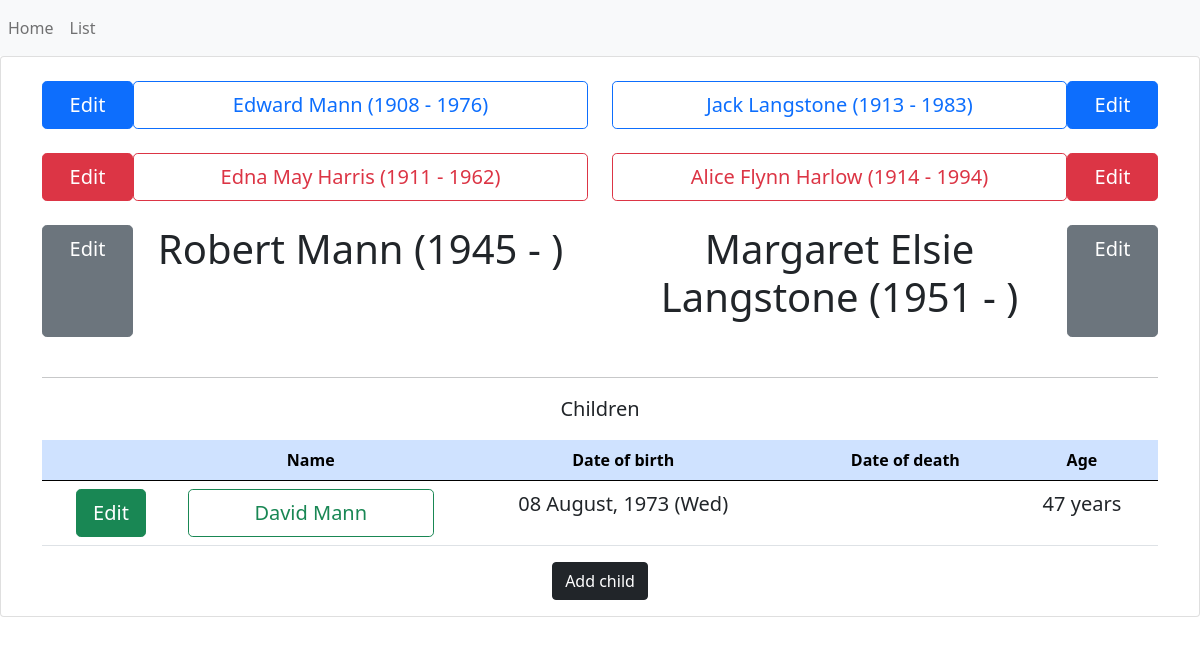
The app's page /family/3 with its own data.
### genealogy/models.py (models this page shows, shortened)
class Individual(db.Model):
    __tablename__ = "individual"
    id = db.Column(db.Integer, primary_key=True)
    forenames = db.Column(db.Text)
    surname = db.Column(db.Text)
    fullname = db.Column(db.Text)
    gender = db.Column(db.Text)
    dob = db.Column(db.Date)
    dod = db.Column(db.Date)
    age = db.Column(db.Integer)
    parents = db.relationship("Parents", secondary=FamilyLink.__table__)

### genealogy/individual/views.py (the view, shortened to what this page needs)
@app.route("/family/<parentsid>", methods=["GET", "POST"])
def show_family(parentsid):
    form = FamilyView()
    children = db.session.query(Individual) \
        .join(FamilyLink) \
        .filter(FamilyLink.parents_id == parentsid) \
        .filter(FamilyLink.individual_id == Individual.id)
    try:
        father = Individual.query.get(Parents.query.get(parentsid).father_id)
    except:
        father = None
    try:
        mother = Individual.query.get(Parents.query.get(parentsid).mother_id)
    except:
        mother = None
    try:
        patgrandfather = Individual.query.get(
            Individual.query.get(Parents.query.get(parentsid).father_id).parents[0].father_id)
    except:
        patgrandfather = None
    try:
        patgrandmother = Individual.query.get(
            Individual.query.get(Parents.query.get(parentsid).father_id).parents[0].mother_id)
    except:
        patgrandmother = None
    try:
        matgrandfather = Individual.query.get(
            Individual.query.get(Parents.query.get(parentsid).mother_id).parents[0].father_id)
    except:
        matgrandfather = None
    try:
        matgrandmother = Individual.query.get(
            Individual.query.get(Parents.query.get(parentsid).mother_id).parents[0].mother_id)
    except:
        matgrandmother = None
    return render_template("home.html", form=form, father=father, mother=mother, children=children,
                           patgrandfather=patgrandfather, patgrandmother=patgrandmother, matgrandfather=matgrandfather,
                           matgrandmother=matgrandmother)

### app.py (called while the page is built)
@app.template_filter()
def datedisplay(value, format='%d %B, %Y (%a)'):
    if value is None:
        return None
    return value.strftime(format)

### genealogy/individual/templates/home.html (shortened to what this page needs)
{% extends "base.html" %}
{% block content %}
<div class=class="container-fluid">
    <div class="card">
        <div class="card-deck mb-3 text-center">
            <form method="POST" class="col-md-12">
                <br>
                <div class="container">
                    <div class="row">
                        <div class="col-6 d-flex">
                            {% if patgrandfather %}
                            <a class="btn btn-primary btn-lg col-2" href="{{ url_for( 'edit', id=patgrandfather.id ) }}"
                               role="button">Edit</a>
                            <button type="submit" class="btn btn-outline-primary col-10 btn-lg"
                                    name="patgrandfatherfocus" value="focus">{% if patgrandfather.dob and patgrandfather.dod %}
                                {{ patgrandfather.fullname }} ({{ moment(patgrandfather.dob).format('YYYY') }} - {{ moment(patgrandfather.dod).format('YYYY') }})
                                {% elif patgrandfather.dob and patgrandfather.dod is none %}
                                {{ patgrandfather.fullname }} ({{ moment(patgrandfather.dob).format('YYYY') }} - )
                                {% elif patgrandfather.dob is none and patgrandfather.dod %}
                                {{ patgrandfather.fullname }} ( - {{ moment(patgrandfather.dod).format('YYYY') }})
                                {% elif patgrandfather.dob is none and patgrandfather.dod is none %}
                                {{ patgrandfather.fullname }} (    -    ){% endif %}</button>
                            {% endif %}
                        </div>
                        <div class="col-6 d-flex">
                            {% if matgrandfather %}
                            <button type="submit" class="btn btn-outline-primary col-10 btn-lg"
                                    name="matgrandfatherfocus" value="focus">{% if matgrandfather.dob and matgrandfather.dod %}
                                {{ matgrandfather.fullname }} ({{ moment(matgrandfather.dob).format('YYYY') }} - {{ moment(matgrandfather.dod).format('YYYY') }})
                                {% elif matgrandfather.dob and matgrandfather.dod is none %}
                                {{ matgrandfather.fullname }} ({{ moment(matgrandfather.dob).format('YYYY') }} - )
                                {% elif matgrandfather.dob is none and matgrandfather.dod %}
                                {{ matgrandfather.fullname }} ( - {{ moment(matgrandfather.dod).format('YYYY') }})
                                {% elif matgrandfather.dob is none and matgrandfather.dod is none %}
                                {{ matgrandfather.fullname }} (    -    ){% endif %}</button>
                            <a class="btn btn-primary btn-lg col-2" href="{{ url_for( 'edit', id=matgrandfather.id ) }}"
                               role="button">Edit</a>
                            {% endif %}
                        </div>
                    </div>
                    <br>
                    <div class="row">
                        <div class="col d-flex">
                            {% if patgrandmother %}
                            <a class="btn btn-danger btn-lg col-2" href="{{ url_for( 'edit', id=patgrandmother.id ) }}"
                               role="button">Edit</a>
                            <button type="submit" class="btn btn-outline-danger col-10 btn-lg"
                                    name="patgrandmotherfocus" value="focus">{% if patgrandmother.dob and patgrandmother.dod %}
                                {{ patgrandmother.fullname }} ({{ moment(patgrandmother.dob).format('YYYY') }} - {{ moment(patgrandmother.dod).format('YYYY') }})
                                {% elif patgrandmother.dob and patgrandmother.dod is none %}
                                {{ patgrandmother.fullname }} ({{ moment(patgrandmother.dob).format('YYYY') }} - )
                                {% elif patgrandmother.dob is none and patgrandmother.dod %}
                                {{ patgrandmother.fullname }} ( - {{ moment(patgrandmother.dod).format('YYYY') }})
                                {% elif patgrandmother.dob is none and patgrandmother.dod is none %}
                                {{ patgrandmother.fullname }} (    -    ){% endif %}</button>
                            {% endif %}
                        </div>
                        <div class="col d-flex">
                            {% if matgrandmother %}
                            <button type="submit" class="btn btn-outline-danger col-10 btn-lg"
                                    name="matgrandmotherfocus" value="focus">{% if matgrandmother.dob and matgrandmother.dod %}
                                {{ matgrandmother.fullname }} ({{ moment(matgrandmother.dob).format('YYYY') }} - {{ moment(matgrandmother.dod).format('YYYY') }})
                                {% elif matgrandmother.dob and matgrandmother.dod is none %}
                                {{ matgrandmother.fullname }} ({{ moment(matgrandmother.dob).format('YYYY') }} - )
                                {% elif matgrandmother.dob is none and matgrandmother.dod %}
                                {{ matgrandmother.fullname }} ( - {{ moment(matgrandmother.dod).format('YYYY') }})
                                {% elif matgrandmother.dob is none and matgrandmother.dod is none %}
                                {{ matgrandmother.fullname }} (    -    ){% endif %}</button>
                            <a class="btn btn-danger btn-lg col-2" href="{{ url_for( 'edit', id=matgrandmother.id ) }}"
                               role="button">Edit</a>
                            {% endif %}
                        </div>
                    </div>
                    <br>
                    <div class="row">
                        <div class="col d-flex">
                            {% if father %}
                            <a class="btn btn-secondary btn-lg col-2" href="{{ url_for( 'edit', id=father.id ) }}"
                               role="button">Edit</a>
                            {% if father.dob and father.dod %}
                            <p class="display-6 col-10">{{ father.fullname }} ({{ moment(father.dob).format('YYYY') }} - {{ moment(father.dod).format('YYYY') }})</p>
                            {% elif father.dob and father.dod is none %}
                            <p class="display-6 col-10">{{ father.fullname }} ({{ moment(father.dob).format('YYYY') }} - )</p>
                            {% elif father.dob is none and father.dod %}
                            <p class="display-6 col-10">{{ father.fullname }} ( - {{ moment(father.dod).format('YYYY') }})</p>
                            {% elif father.dob is none and father.dod is none %}
                            <p class="display-6 col-10">{{ father.fullname }} (    -    )</p>
                            {% endif %}
                            {% endif %}
                        </div>
                        <div class="col d-flex">
                            {% if mother %}
                            {% if mother.dob and mother.dod %}
                            <p class="display-6 col-10">{{ mother.fullname }} ({{ moment(mother.dob).format('YYYY') }} - {{ moment(mother.dod).format('YYYY') }})</p>
                            {% elif mother.dob and mother.dod is none %}
                            <p class="display-6 col-10">{{ mother.fullname }} ({{ moment(mother.dob).format('YYYY') }} - )</p>
                            {% elif mother.dob is none and mother.dod %}
                            <p class="display-6 col-10">{{ mother.fullname }} ( - {{ moment(mother.dod).format('YYYY') }})</p>
                            {% elif mother.dob is none and mother.dod is none %}
                            <p class="display-6 col-10">{{ mother.fullname }} (    -    )</p>
                            {% endif %}
                            <a class="btn btn-secondary btn-lg col-2" href="{{ url_for( 'edit', id=mother.id ) }}"
                               role="button">Edit</a>
                            {% endif %}
                        </div>
                    </div>
                    <br>
                    <hr />
                    <div class="row">
                        <div class="col-12">
                            <p class="lead">Children</p>
                        </div>
                    </div>
                    <table class="table">
                        <thead>
                        <tr class="table-primary">
                            <th scope="col"></th>
                            <th scope="col">Name</th>
                            <th scope="col">Date of birth</th>
                            <th scope="col">Date of death</th>
                            <th scope="col">Age</th>
                        </tr>
                        </thead>
                        <tbody>
                        {% if children %}
                        {% for child in children %}
                        <tr>
                            <td><a class="btn btn-success btn-lg" href="{{ url_for( 'edit', id=child.id ) }}"
                                   role="button">Edit</a></td>
                            <td><button type="submit" class="btn btn-outline-success col-12 btn-lg"
                                        name="childfocus" value="{{ child.id }}">{{ child.fullname }}</button></td>
                            {% if child.dob %}
                            <td><p class="lead">{{ child.dob | datedisplay }}</p></td>
                            {% else %}
                            <td></td>
                            {% endif %}
                            {% if child.dod %}
                            <td><p class="lead">{{ child.dod | datedisplay }}</p></td>
                            {% else %}
                            <td></td>
                            {% endif %}
                            <td><p class="lead">{{ child.age }} years</p></td>
                        </tr>
                        </tbody>
                        {% endfor %}
                        {% endif %}
                    </table>
                    <button type="button" class="btn btn-dark" data-bs-toggle="modal" data-bs-target="#addChild">
                        Add child
                    </button>
                </div>
            </form>
        </div>
    </div>
</div>
{% endblock %}

### records on screen
Individual: fullname "Edward Mann", dob "1908", dod "1976"
Individual: fullname "Jack Langstone", dob "1913", dod "1983"
Individual: fullname "Edna May Harris", dob "1911", dod "1962"
Individual: fullname "Alice Flynn Harlow", dob "1914", dod "1994"
Individual: fullname "Robert Mann", dob "1945"
Individual: fullname "Margaret Elsie Langstone", dob "1951"
Individual: {{ child.id }} 1 (drawn), fullname "David Mann", dob "08 August, 1973 (Wed)", age "47"
